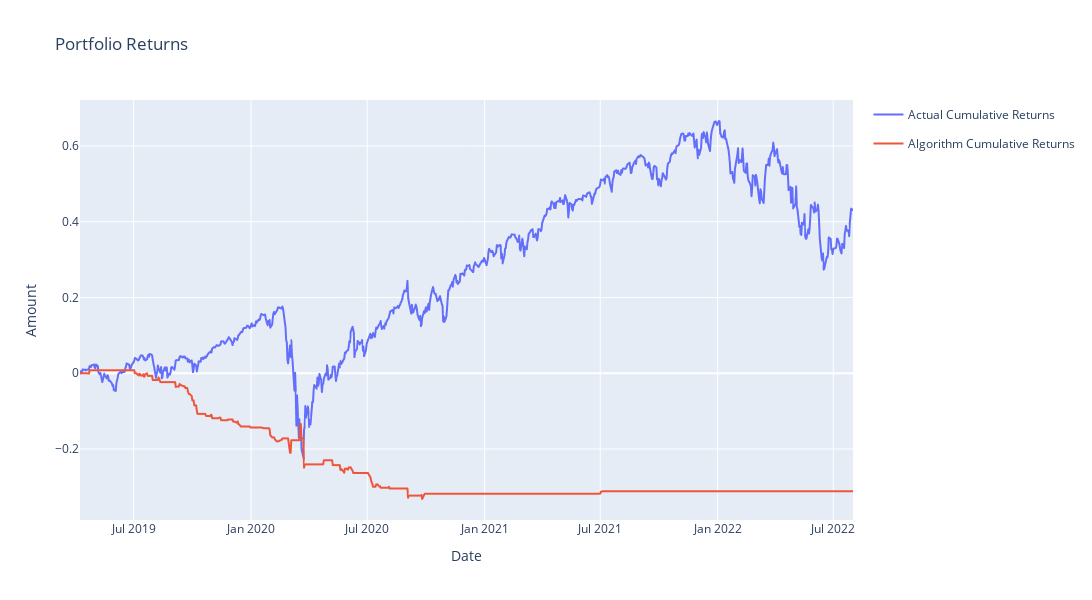

Write notebook code for a chart like this one.
### Code cell
plot_returns(xgb_ptf)

### Figure 1 — Plotly figure (JSON) as saved in the notebook; plotly's stock layout.template omitted (floating-point values rounded to 4 significant figures; data arrays with more than 128 entries replaced by an {"elided": "..."} marker saying what was removed)
{"data": [{"hovertemplate": "variable=Actual Cumulative Returns<br>date=%{x}<br>value=%{y}<extra></extra>", "legendgroup": "Actual Cumulative Returns", "line": {"color": "#636efa", "dash": "solid"}, "marker": {"symbol": "circle"}, "mode": "lines", "name": "Actual Cumulative Returns", "showlegend": true, "type": "scattergl", "x": {"elided": "836 str values"}, "xaxis": "x", "y": {"elided": "836 float values"}, "yaxis": "y"}, {"hovertemplate": "variable=Algorithm Cumulative Returns<br>date=%{x}<br>value=%{y}<extra></extra>", "legendgroup": "Algorithm Cumulative Returns", "line": {"color": "#EF553B", "dash": "solid"}, "marker": {"symbol": "circle"}, "mode": "lines", "name": "Algorithm Cumulative Returns", "showlegend": true, "type": "scattergl", "x": {"elided": "836 str values"}, "xaxis": "x", "y": {"elided": "836 float values"}, "yaxis": "y"}], "layout": {"height": 600, "title": {"text": "Portfolio Returns"}, "width": 1200, "xaxis": {"title": {"text": "Date"}}, "yaxis": {"title": {"text": "Amount"}}}}
